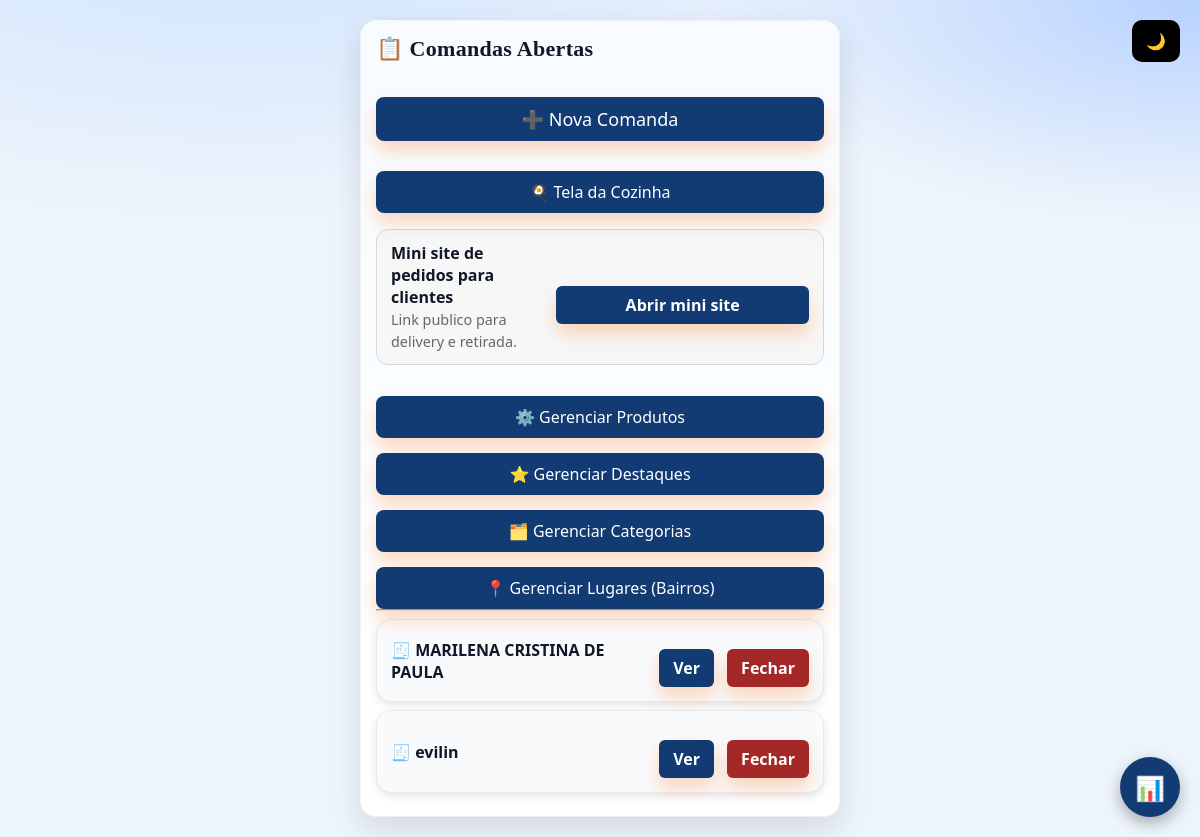
Page / (signed in) on the earlier database version.
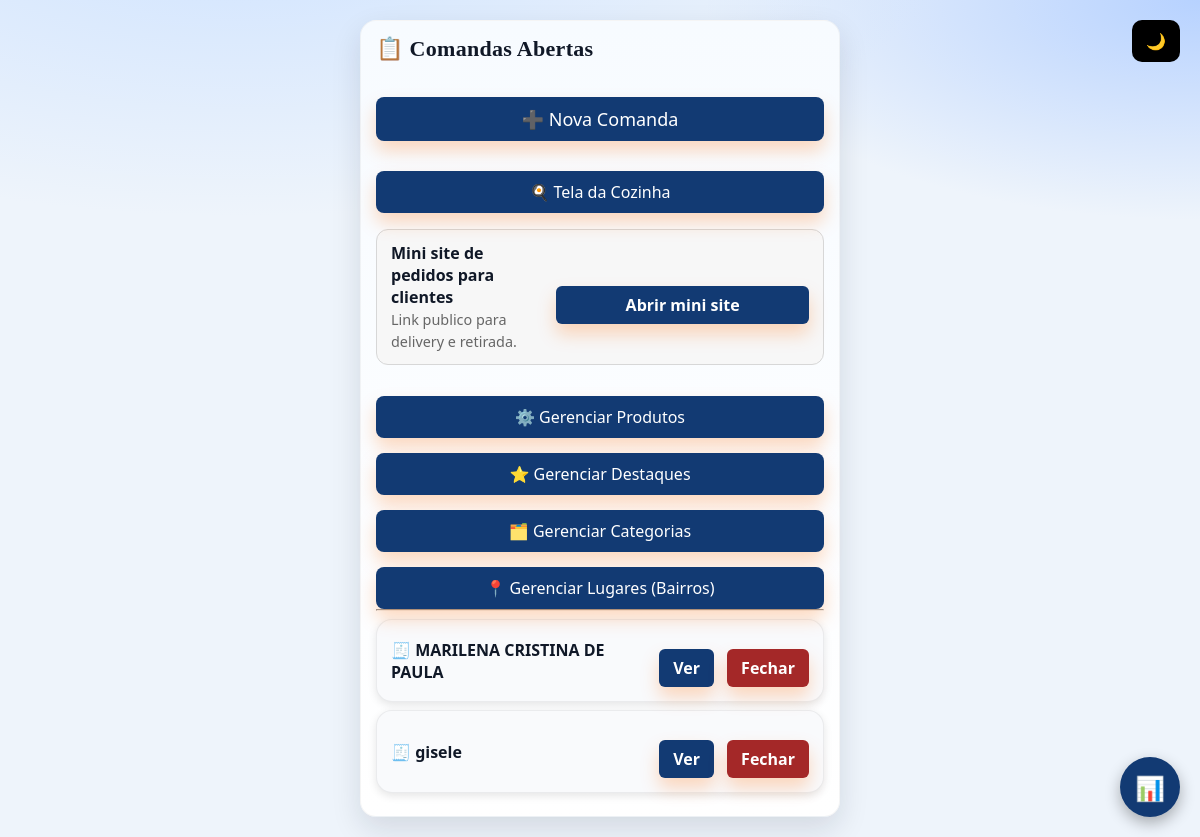
Same page on the later database version.
### tables this page shows
CREATE TABLE comandas (
        id INTEGER PRIMARY KEY AUTOINCREMENT,
        cliente TEXT,
        cpf TEXT,
        data TEXT,
        status TEXT DEFAULT 'Aberta'
    );

### lanchonete/app.py (the view)
@app.route("/")
@login_required_decorator
def index():
    con = get_db_connection()
    cur = con.cursor()
    cur.execute("SELECT * FROM comandas WHERE status = 'Aberta' ORDER BY id DESC")
    comandas = cur.fetchall()
    return render_template("index.html", comandas=comandas)

### lanchonete/app.py (called while the page is built)
@app.teardown_appcontext
def teardown_db_connection(exception):
    close_connection(exception)

@app.before_request
def ensure_db_inicializado():
    global db_inicializado
    if not db_inicializado:
        inicializar_sistema()
        db_inicializado = True

def login_required_decorator(f):
    @wraps(f)
    def decorated_function(*args, **kwargs):
        if not session.get("logado"):
            return redirect(url_for("login"))
        return f(*args, **kwargs)
    return decorated_function

### lanchonete/database.py (called while the page is built)
def get_db_connection():
    if 'db' not in g:
        g.db = sqlite3.connect(DB_PATH, timeout=10)
        g.db.row_factory = sqlite3.Row
    return g.db

def close_connection(exception):
    db = getattr(g, 'db', None)
    if db is not None:
        db.close()

### lanchonete/templates/index.html (shortened to what this page needs)
<!DOCTYPE html>
<html lang="pt-br">
<head>
    <link rel="stylesheet" href="{{ url_for('static', filename='style.css') }}">
</head>
<body>
<div class="container">
    <div class="topo" id="topo">
        <h2>📋 Comandas Abertas</h2>
        <div class="toggle" onclick="toggleDark()">🌙</div>
    </div>
    <a href="/nova" class="btn adicionar">
        ➕ Nova Comanda
    </a>
    <a href="/cozinha" class="btn">
        🍳 Tela da Cozinha
    </a>
    <div class="publico-cta">
        <div class="publico-cta-text">
            <strong>Mini site de pedidos para clientes</strong>
            <span>Link publico para delivery e retirada.</span>
        </div>
        <a href="/cliente" class="btn pequeno">
            Abrir mini site
        </a>
    </div>
    {% if session.tipo == 'gerente' %}
    <a href="{{ url_for('gerenciar_produtos') }}" class="btn">
        ⚙️ Gerenciar Produtos
    </a>
    <a href="{{ url_for('gerenciar_destaques') }}" class="btn">
        ⭐ Gerenciar Destaques
    </a>
    <a href="{{ url_for('gerenciar_categorias') }}" class="btn">
        🗂️ Gerenciar Categorias
    </a>
    <a href="{{ url_for('gerenciar_bairros') }}" class="btn">
        📍 Gerenciar Lugares (Bairros)
    </a>
    {% endif %}
    <hr>
    {% if comandas %}
        {% for c in comandas %}
        <div class="item item-comanda">
            <span class="cliente">
                🧾 {{ c.cliente }}
            </span>
            <div class="acoes">
                <a class="btn pequeno" href="/comanda/{{ c.id }}">
                    Ver
                </a>
                <a class="btn pequeno fechar"
                   href="/fechar_comanda/{{ c.id }}"
                   onclick="return confirm('Deseja fechar esta comanda?')">
                    Fechar
                </a>
            </div>
        </div>
        {% endfor %}
    {% else %}
        <p>Nenhuma comanda aberta</p>
    {% endif %}
</div>
<div class="fab">
    <button class="fab-main">📊</button>
</div>
</body>
</html>

Differences in the rows shown:
no longer on this page (row edited): comandas: cliente "evilin"
added comandas: cliente "gisele"
